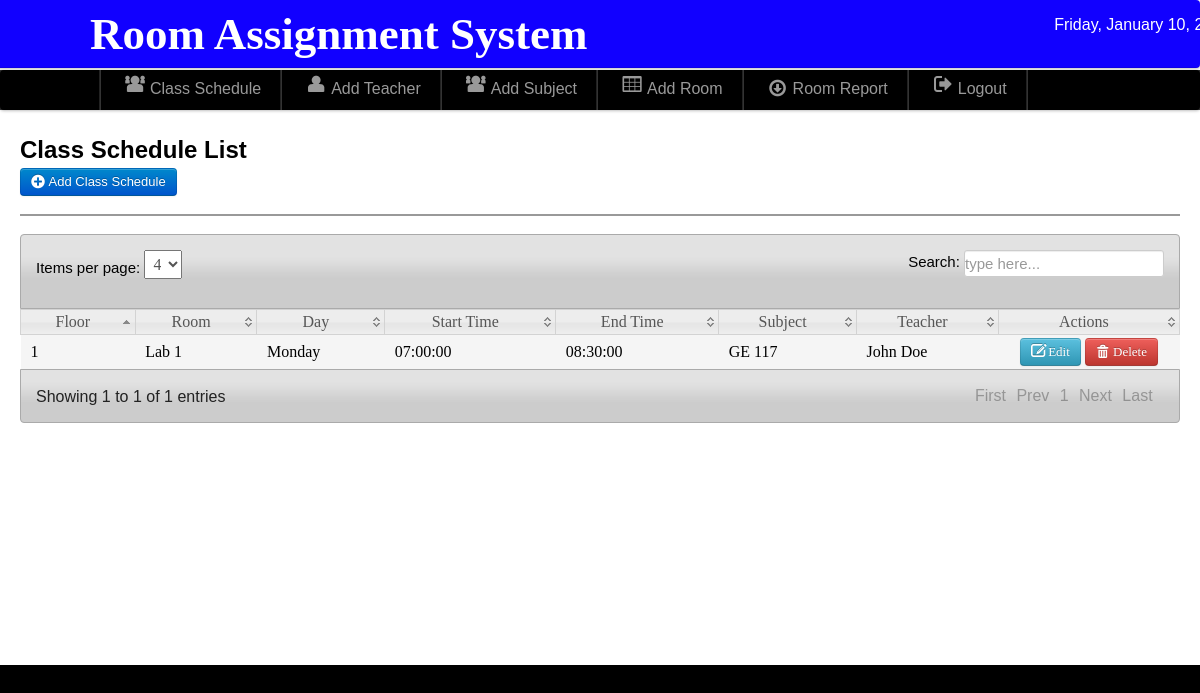
Page /admin/schedule.php (signed in) on the committed database.
### tables this page shows
CREATE TABLE `schedules` (
  `schedule_id` int(11) NOT NULL,
  `floor_id` int(11) NOT NULL,
  `room_id` int(11) DEFAULT NULL,
  `day_of_week` enum('Sunday','Monday','Tuesday','Wednesday','Thursday','Friday','Saturday') NOT NULL,
  `start_time` time NOT NULL,
  `end_time` time NOT NULL,
  `SubjectID` int(11) NOT NULL,
  `TeacherID` int(11) NOT NULL
);

CREATE TABLE `floors` (
  `floor_id` int(11) NOT NULL,
  `floor_number` int(11) NOT NULL
);

CREATE TABLE `rooms` (
  `room_id` int(11) NOT NULL,
  `room_name` varchar(255) NOT NULL,
  `floor_id` int(11) NOT NULL
);

CREATE TABLE `subjects` (
  `SubjectID` int(11) NOT NULL,
  `SubjectName` varchar(255) NOT NULL,
  `SubjectDescription` varchar(255) NOT NULL,
  `TeacherID` int(11) NOT NULL
);

CREATE TABLE `teachers` (
  `TeacherID` int(11) NOT NULL,
  `FirstName` varchar(255) NOT NULL,
  `LastName` varchar(255) NOT NULL
);

### admin/fetch_schedule.php (called while the page is built)
<?php
include('./connection/dbcon.php');
$sql_fetch = "
    SELECT
        schedules.schedule_id,
        floors.floor_number,
        rooms.room_name,
        schedules.day_of_week,
        schedules.start_time,
        schedules.end_time,
        subjects.SubjectName,
        teachers.FirstName,
        teachers.LastName
    FROM
        schedules
    INNER JOIN floors ON schedules.floor_id = floors.floor_id
    INNER JOIN rooms ON schedules.room_id = rooms.room_id
    INNER JOIN subjects ON schedules.SubjectID = subjects.SubjectID
    INNER JOIN teachers ON schedules.TeacherID = teachers.TeacherID
    ORDER BY schedules.day_of_week, schedules.start_time
";
$result = $conn->query($sql_fetch);
return $result;
?>

### admin/schedule.php (the view, shortened to what this page needs)
<?php
include('./components/header.php');
include('./connection/dbcon.php');
include('./components/nav-top1.php');
include('./components/main.php');
?>
<!DOCTYPE html>
<html lang="en">
<head>
</head>
<body>
    <div class="wrapper">
        <div id="element" class="hero-body-subject-add">
            <h2>
                <font color="Black">Class Schedule List</font>
            </h2>
            <a class="btn btn-primary" href="add_schedule.php">
                <i class="icon-plus-sign icon-large"></i>&nbsp;Add Class Schedule
            </a>
            <hr>
            <div class="demo_jui">
                <table cellpadding="0" cellspacing="0" border="0" class="display jtable" id="log">
                    <thead>
                        <tr>
                            <th>Floor</th>
                            <th>Room</th>
                            <th>Day</th>
                            <th>Start Time</th>
                            <th>End Time</th>
                            <th>Subject</th>
                            <th>Teacher</th>
                            <th>Actions</th>
                        </tr>
                    </thead>
                    <tbody>
                        <?php
                        include('fetch_schedule.php');
                        if (isset($result) && $result->num_rows > 0) {
                            while ($row = $result->fetch_assoc()) {
                                $id = htmlspecialchars($row['schedule_id']);
                                ?>
                                <tr class="del<?php echo $id; ?>">
                                    <td><?php echo htmlspecialchars($row['floor_number']); ?></td>
                                    <td><?php echo htmlspecialchars($row['room_name']); ?></td>
                                    <td><?php echo htmlspecialchars($row['day_of_week']); ?></td>
                                    <td><?php echo htmlspecialchars($row['start_time']); ?></td>
                                    <td><?php echo htmlspecialchars($row['end_time']); ?></td>
                                    <td><?php echo htmlspecialchars($row['SubjectName']); ?></td>
                                    <td><?php echo htmlspecialchars($row['FirstName'] . " " . $row['LastName']); ?></td>
                                    <td align="center" width="160">
                                        <a class="btn btn-info" href="edit_schedule.php?id=<?php echo $id; ?>">
                                            <i class="icon-edit icon-large"></i>&nbsp;Edit
                                        </a>
                                        <a class="btn btn-danger" data-toggle="modal" href="#deleteModal<?php echo $id; ?>">
                                            <i class="icon-trash icon-large"></i>&nbsp;Delete
                                        </a>
                                    </td>
                                </tr>
                                <?php
                            }
                        } else {
                            echo "<tr><td colspan='8'>No schedules found</td></tr>";
                        }
                        ?>
                    </tbody>
                </table>
            </div>
        </div>
    </div>
</body>
</html>

### admin/css/style.css (style rules this page uses)
* { margin:0; padding:0; }
body { margin: 0; padding: 0; font-family: Arial, sans-serif; background-color: #000000; }
a { color:#000000; }
.wrapper { margin-top: -43px; background-color: #ffffff; }
html, body { height: 100%; margin: 0; padding: 0; display: flex; flex-direction: column; min-height: 100%; }
.hero-body-subject-add { padding: 20px; background-color: #ffffff; color: white; border-radius: 8px; }

### admin/css/datatable/demo_table_jui.css (style rules this page uses)
table.display thead th { cursor: pointer; padding: 3px 0 3px 10px; }
table.display { border-collapse: collapse; clear: both; margin: 0 auto; width: 100%; }
table.display td { padding: 3px 10px; }
tr.odd { background-color: #f5f5f5; }
tr.odd td.sorting_1 { background-color: F5F5F5; }

### rows in the picture
schedules: floor.floor_number "1", room.room_name "Lab 1", day_of_week "Monday", start_time "07:00:00", end_time "08:30:00", SubjectID.SubjectName "GE 117", TeacherID.LastName "John Doe"
